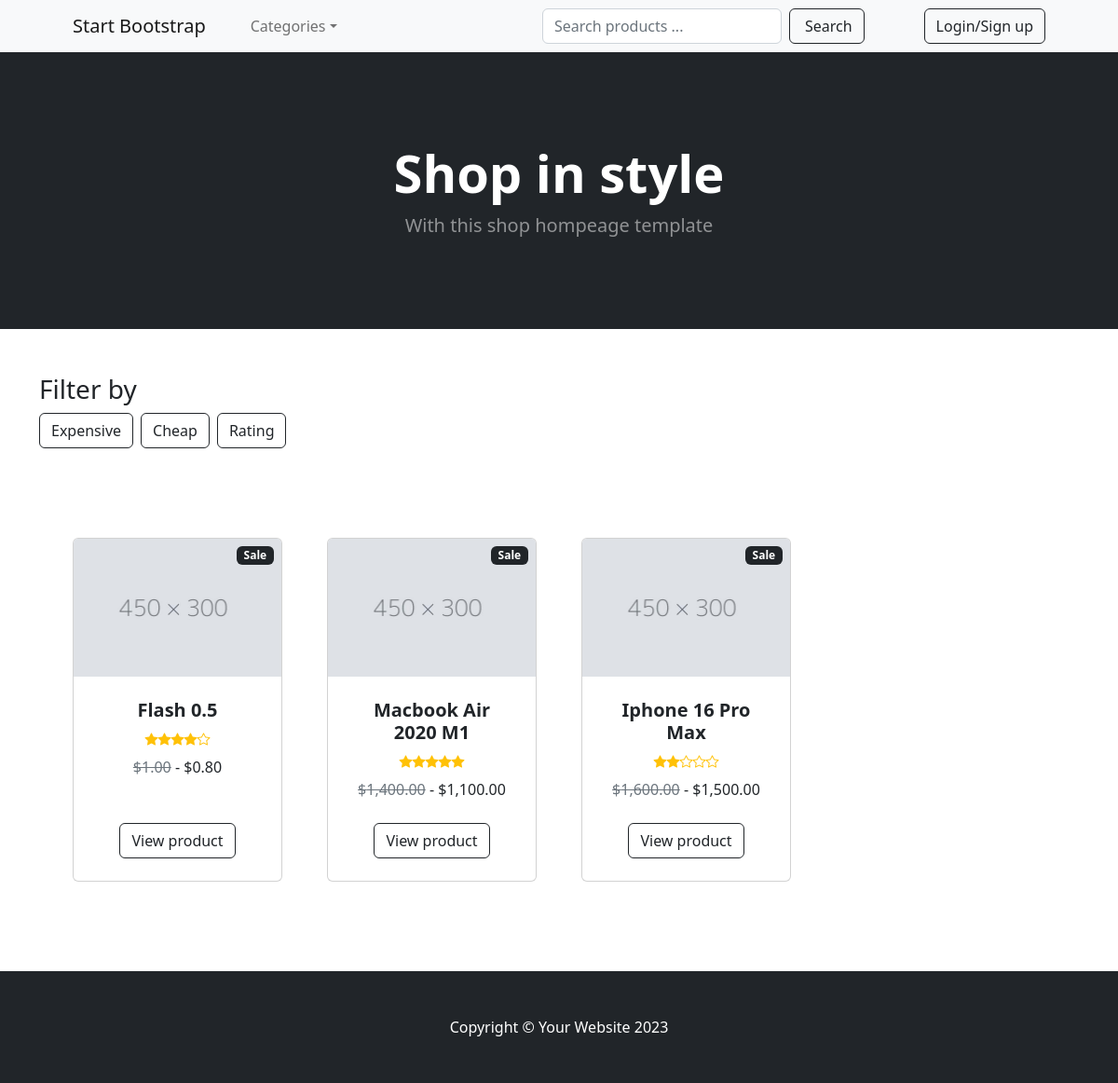
The page / on the database its author committed.
### app_main/models.py (models this page shows, shortened)
class Product(models.Model):
    RATINGS_CHOICES = (
        (1, 1),
        (2, 2),
        (3, 3),
        (4, 4),
        (5, 5),
    )
    name = models.CharField(max_length=100, unique=True)
    description = models.TextField()
    image = models.ImageField(
        upload_to='product-images/', default='product-images/default.jpg')
    old_price = models.DecimalField(decimal_places=2, max_digits=10)
    new_price = models.DecimalField(decimal_places=2, max_digits=10)
    is_sale = models.BooleanField(default=True)
    rating = models.IntegerField(choices=RATINGS_CHOICES)
    created = models.DateTimeField(auto_now_add=True)

### app_main/views.py (the view, shortened to what this page needs)
# urls.py: path('', views.home_page, name='home'),
def home_page(request):
    query = request.GET.get('q')
    search = request.GET.get('search', '')
    products = Product.objects.filter(name__icontains=search)
    context = {
        'products': products,
        'search': search,
        'is_home_page': True,
        'cart_products_quantity': len(request.user.cart_set.all()) if request.user.is_authenticated else '',
    }
    return render(request, 'index.html', context)

### templates/index.html (shortened to what this page needs)
{% extends 'base.html' %}
{% load humanize %}
{% block content %}
<header class="bg-dark py-5">
	<div class="container px-4 px-lg-5 my-5">
		<div class="text-center text-white">
			<h1 class="display-4 fw-bolder">Shop in style</h1>
			<p class="lead fw-normal text-white-50 mb-0">
				With this shop hompeage template
			</p>
		</div>
	</div>
</header>
<div class="container mt-5">
	<div class="text-left">
		<h3>Filter by</h3>
	</div>
	<div class="d-flex align-items-center gap-2">
		<div>
			<a class="btn btn-outline-dark mt-auto" id="filter-link" href="?q=expensive"> Expensive </a>
		</div>
		<div>
			<a class="btn btn-outline-dark mt-auto" id="filter-link" href="?q=cheap"> Cheap </a>
		</div>
		<div>
			<a class="btn btn-outline-dark mt-auto" id="filter-link" href="?q=rating"> Rating </a>
		</div>
	</div>
</div>
<section class="py-5">
	<div class="container px-4 px-lg-5 mt-5">
		<div
			class="row gx-4 gx-lg-5 row-cols-2 row-cols-md-3 row-cols-xl-4"
		>
			{% for product in products %}
				<div class="col mb-5">
					<div class="card h-100">
						{% if product.is_sale %}
							<div class="badge bg-dark text-white position-absolute" style="top: 0.5rem; right: 0.5rem">Sale</div>
						{% endif %}
						<img
							class="card-img-top"
							src="{{ product.image.url }}"
							alt="{{ product.name }}"
						/>
						<div class="card-body p-4">
							<div class="text-center">
								<h5 class="fw-bolder">{{ product.name }}</h5>
								<div
									class="d-flex justify-content-center small text-warning mb-2"
								>
									{% for star in '12345' %}
										{% if product.rating|default:0 >= star|add:"0" %}
											<div class="bi-star-fill"></div>
										{% else %}
											<div class="bi-star"></div>
										{% endif %}
									{% endfor %}
								</div>
								<del class="text-muted">${{ product.old_price|intcomma }}</del> - <span>${{ product.new_price|intcomma }}</span>
							</div>
						</div>
						<div class="card-footer p-4 pt-0 border-top-0 bg-transparent">
							<div class="text-center">
								<a class="btn btn-outline-dark mt-auto" href="{% url 'detail' product_id=product.id %}"
									>View product</a
								>
							</div>
						</div>
					</div>
				</div>
			{% endfor %}
		</div>
	</div>
</section>
{% endblock content %}

### templates/base.html (shortened to what this page needs)
{% load static %}
<!DOCTYPE html>
<html lang="en">
	<head>
		<link
			href="https://cdn.jsdelivr.net/npm/bootstrap-icons@1.5.0/font/bootstrap-icons.css"
			rel="stylesheet"
		/>
		<link href="{% static 'css/styles.css' %}" rel="stylesheet" />
	</head>
	<body>
		{% include 'components/_nav.html' %}
		{% block content %} {% endblock content %}
		{% include 'components/_footer.html' %}
	</body>
</html>

### templates/components/_nav.html (shortened to what this page needs)
<nav class="navbar navbar-expand-lg navbar-light bg-light">
	<div class="container px-4 px-lg-5">
		<a class="navbar-brand" href="{% url 'home' %}">Start Bootstrap</a>
		<div class="collapse navbar-collapse" id="navbarSupportedContent">
			<ul class="navbar-nav me-auto mb-2 mb-lg-0 ms-lg-4">
					{% if is_home_page %}
					<li class="nav-item dropdown">
						<a
							class="nav-link dropdown-toggle"
							id="navbarDropdown"
							href="#"
							role="button"
							data-bs-toggle="dropdown"
							aria-expanded="false"
							>Categories</a
						>
					</li>
				</ul>
				<div class="d-flex gap-5 align-items-center">
					<form class="d-flex gap-2">
						<input placeholder="Search products ..." id="search-query" type="search" class="form-control" name="search" value="{{ search }}" />
						<button class="btn btn-outline-dark" type="submit">
							Search
						</button>
					</form>
					{% if request.user.is_authenticated %}
						<a href="{% url 'logout' %}" class="btn btn-outline-dark ms-3">Logout</a>
					{% else %}
						<a href="{% url 'login' %}" class="btn btn-outline-dark ms-3">Login/Sign up</a>
					{% endif %}
				</div>
			{% endif %}
		</div>
	</div>
</nav>

### templates/components/_footer.html
<footer class="py-5 bg-dark {% if footer_fixed %} position-fixed bottom-0 w-100 {% endif %}">
	<div class="container">
		<p class="m-0 text-center text-white">Copyright &copy; Your Website 2023</p>
	</div>
</footer>

### rows shown on the page
Product: is_sale "Sale", image (placeholder picture), name "Flash 0.5", rating 4 (drawn), old_price "1.00", new_price "0.80"
Product: is_sale "Sale", image (placeholder picture), name "Macbook Air 2020 M1", rating 5 (drawn), old_price "1,400.00", new_price "1,100.00"
Product: is_sale "Sale", image (placeholder picture), name "Iphone 16 Pro Max", rating 2 (drawn), old_price "1,600.00", new_price "1,500.00"
